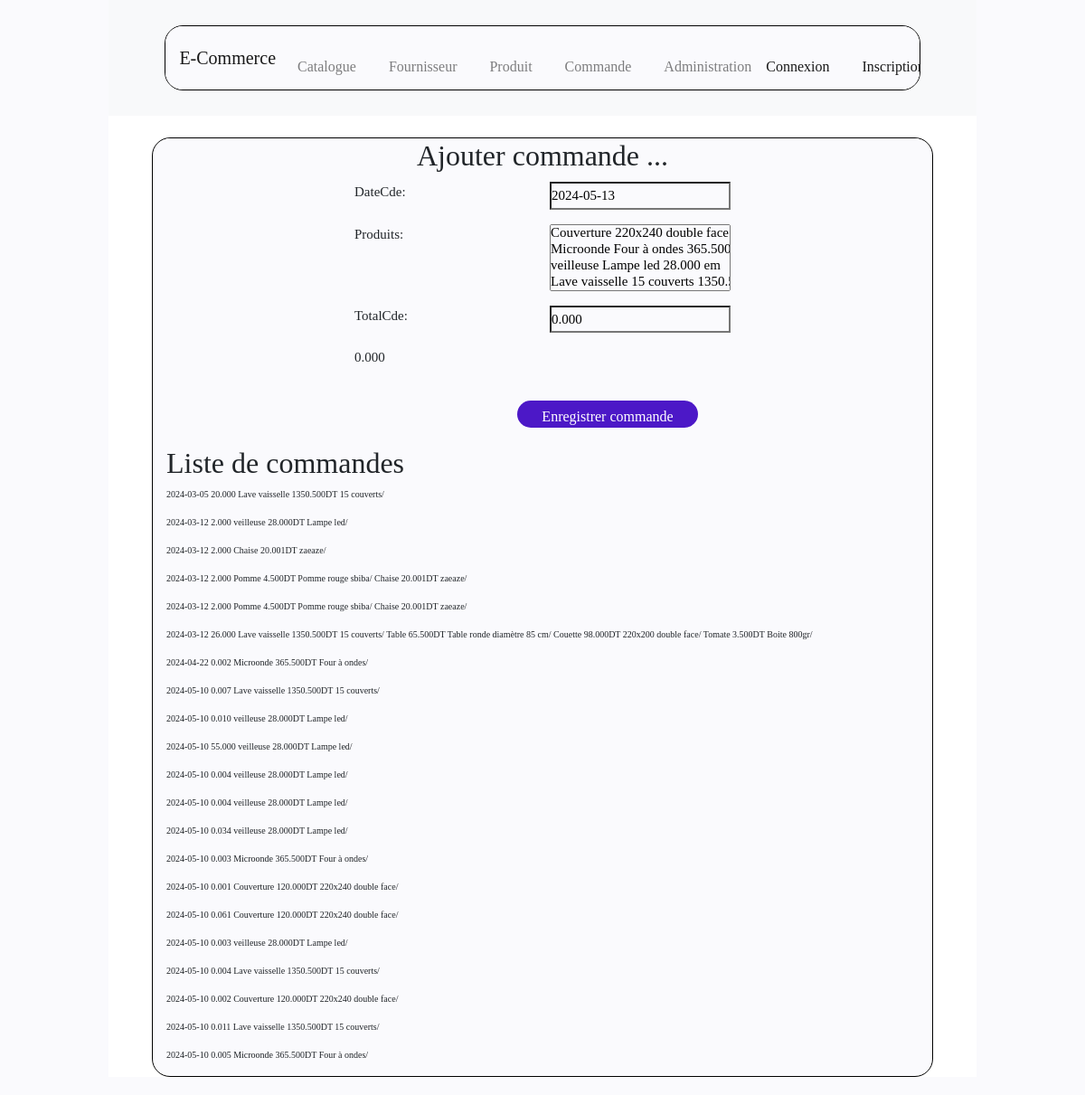
Page /magasin/Commande/ on the earlier database version.
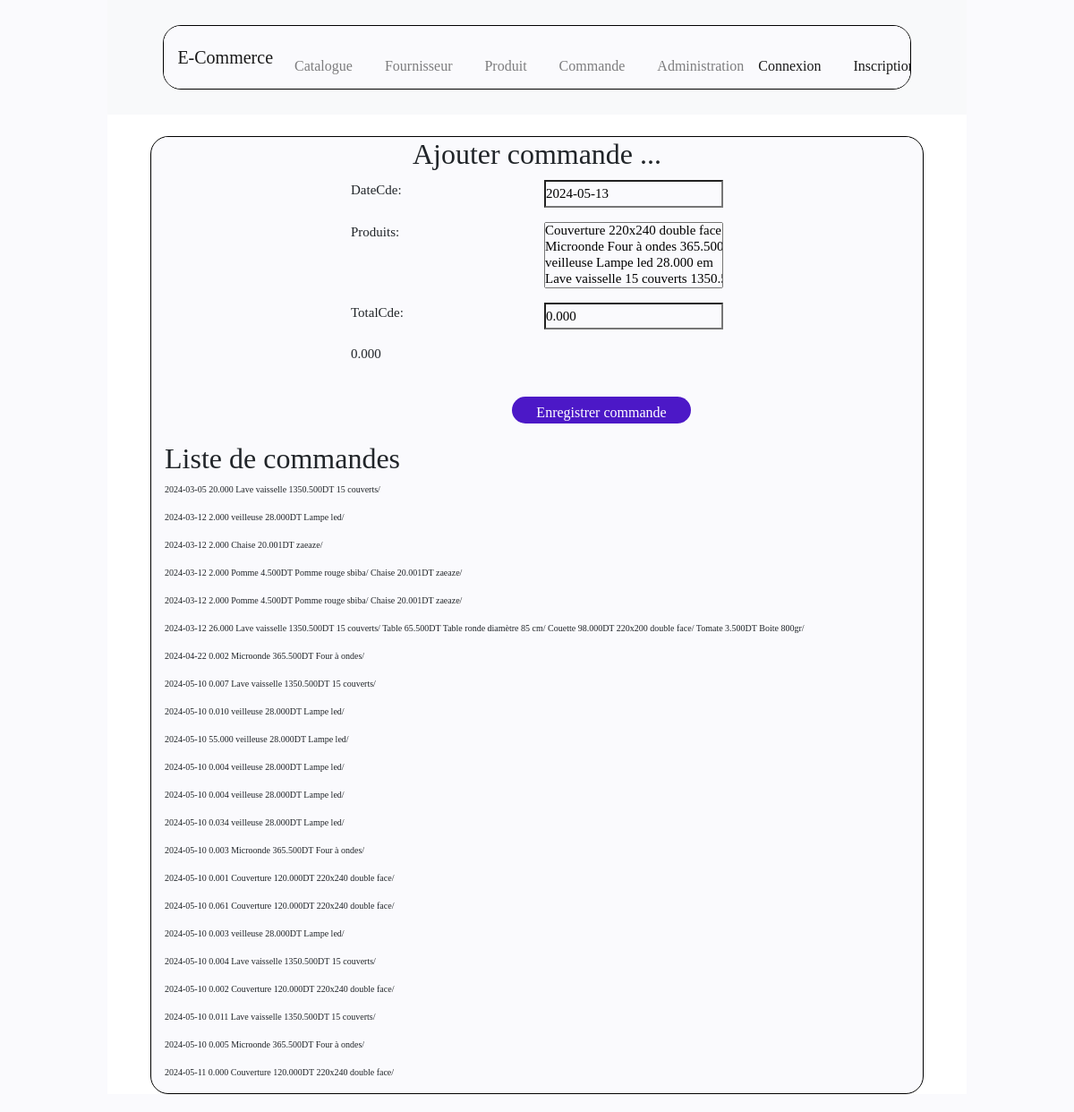
Same page on the later database version.
### magasin/models.py (models this page shows, shortened)
class Commande(models.Model):
    dateCde = models.DateField(null=True, default=date.today)
    produits = models.ManyToManyField('Produit')
    totalCde = models.DecimalField(max_digits=10, decimal_places=3, default=Decimal('0.000'))
    def __str__(self):
        affichage = str(self.dateCde) + " " + str(self.totalCde)
        for produit in self.produits.all():
            affichage += ' ' + produit.libelle + ' ' + str(produit.prix) + 'DT' + ' ' + produit.description + '/'
        return affichage

class Produit(models.Model):
    type_choices = [("fr", "frais"), ("cs", "conserver"), ("em", "emballé")]
    libelle = models.CharField(max_length=100)
    description = models.TextField()
    prix = models.DecimalField(max_digits=10, decimal_places=3)
    type = models.CharField(max_length=2, choices=type_choices, default="em")
    img = models.ImageField(blank=True)
    categorie = models.ForeignKey(Categorie, on_delete=models.CASCADE, null=True)
    fournisseur = models.ForeignKey(Fournisseur, on_delete=models.CASCADE, null=True)
    active = models.BooleanField(default=True)
    def __str__(self):
        return (
            self.libelle
            + " "
            + self.description
            + " "
            + str(self.prix)
            + " "
            + self.type
        )

### magasin/views.py (the view)
# urls.py: path("Commande/", views.commande, name="commande"),
def commande(request):
    if request.method == "POST":
        form = CommandeForm(request.POST, request.FILES)
        if form.is_valid():
            form.save()
            return HttpResponseRedirect("/magasin")
    else:
        form = CommandeForm()
        produit = Commande.objects.all()
        context = {"produit": produit}
    commandes = Commande.objects.all()
    return render(request, "magasin/Commande.html", {"form": form ,'commandes':commandes})

### magasin/forms.py
class CommandeForm(ModelForm):
    class Meta:
        model = Commande
        fields = "__all__"

### magasin/templates/magasin/Commande.html (shortened to what this page needs)
{% extends 'magasin/base.html'%}
{% block content %}
    <div class="col-md-12 text-center">
        <h2>Ajouter commande ...</h2>
    </div>
    <form method="POST" class="post-form">
        {{ form.as_p }}
        <p>{{ form.totalCde.value }}</p>
        <button type="submit" class="btn btn-default">Enregistrer commande</button>
    </form>
    <h2>Liste de commandes</h2>
    {% for commande in commandes %}
        <p>{{ commande }}</p>
    {% endfor %}
{% endblock %}

### magasin/templates/magasin/base.html (shortened to what this page needs)
{% load static %}
<!DOCTYPE html>
<html>
<head>
  <link rel="stylesheet" href="https://stackpath.bootstrapcdn.com/bootstrap/4.5.2/css/bootstrap.min.css">
  <link rel="stylesheet" type="text/css" media="screen" href="{% static 'css/base.css' %}">
</head>
<body>
  <nav class="navbar navbar-expand-lg navbar-light bg-light">
    <div class="container">
      <a class="navbar-brand" href="#">E-Commerce</a>
      <div class="collapse navbar-collapse" id="navbarSupportedContent">
        <ul class="navbar-nav mr-auto">
          <li class="nav-item">
            <a class="nav-link" href="{% url 'index' %}">Catalogue</a>
          </li>
          <li class="nav-item">
            <a class="nav-link" href="{% url 'fournisseur' %}">Fournisseur</a>
          </li>
          <li class="nav-item">
            <a class="nav-link" href="{% url 'produit' %}">Produit</a>
          </li>
          <li class="nav-item">
            <a class="nav-link" href="{% url 'commande' %}">Commande</a>
          </li>
          <li class="nav-item">
            <a class="nav-link" href="{% url 'admin:index' %}">Administration</a>
          </li>
        </ul>
        <ul class="navbar-nav ml-auto">
          {% if user.is_authenticated %}
            <li class="nav-item active">
              <a class="nav-link" href="#">{{ user.username }},</a>
              <form method="post" action="{%url 'logout'%}">
                {% csrf_token %}
              <li class="nav-item active">
                <button class="nav-link"type="submit">Déconnexion</button>
              </li>
              </form>
          {% else %}
            <li class="nav-item active">
              <a class="nav-link" href="{% url 'login' %}">Connexion</a>
            </li>
            <li class="nav-item active">
              <a class="nav-link" href="{% url 'register' %}">Inscription</a>
            </li>
          {% endif %}
        </ul>
      </div>
    </div>
  </nav>
  <div class="container mt-4">
    {% block content %}
    {% endblock %}
  </div>
</body>
</html>

### static/css/base.css (style rules this page uses)
* { margin: 0; padding: 0; box-sizing: border-box; background-color: #fafafd; font-family: "poppins"; }
body { width: 80%; margin: auto; }
ul { background-color: #eee; display: flex; justify-content: center; align-items: center; gap: 20px; margin: 20px auto; list-style: none; border-radius: 20px; width: 80%; height: 50px; }
ul, td * { background-color: transparent; }
ul a { text-decoration: none; color: #000; padding: 2px 10px; border-radius: 20px; }
.container { overflow: scroll; border: #000000 1px solid; border-radius: 20px; width:90%; margin: 20px auto; overflow-y: hidden; }
p { font-size: 10px; }
.post-form, .pdt { width: 50%; margin: auto; }
label { width: 100px; }
.post-form p { display: flex; font-size: 15px; margin-top: 10px; justify-content: space-between; }
.post-form input, select { width: 200px; }
.post-form button { width: 200px; height: 30px; background-color: #4c18c7; color: #fff; border: 0; outline: 0; border-radius: 20px; cursor: pointer; margin: 20px 180px; }

Differences in the rows shown:
added Commande: dateCde+totalCde+id "2024-05-11 0.000 Couverture 120.000DT 220x240 double face/"
